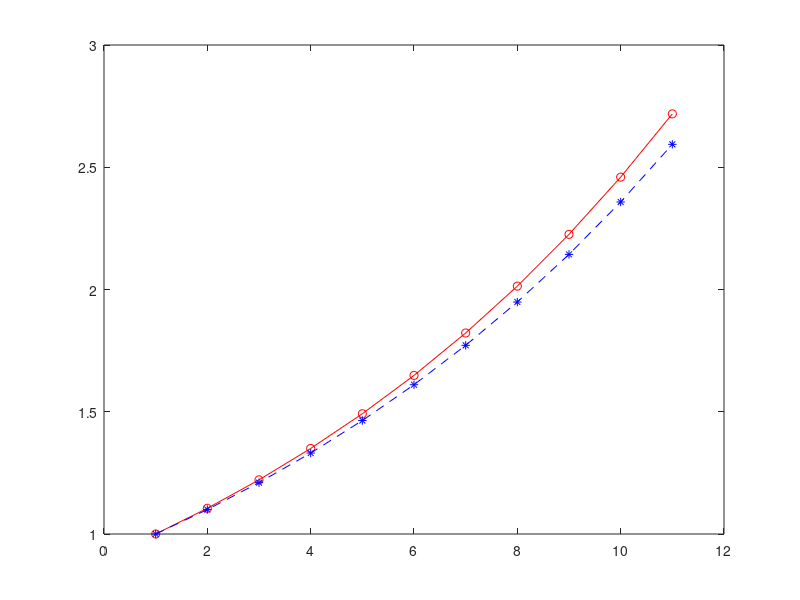

Write the MATLAB code that produced this figure.
format long e

x0=1
K=1
h=1e-1
i=0;
x=x0;
t=0;
while t < 1
  i = i + 1;
  X(i) = x;
  t = t + h;
  x = x + h*K*x;
end
x
exp(K)
abs(x-exp(K))
I = 1:i;
plot(I,exp(K*(I-1)*h),'ro-',I,X,'b*--')
